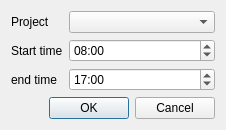
<?xml version="1.0" encoding="UTF-8"?>
<ui version="4.0">
 <class>DialogAddHours</class>
 <widget class="QDialog" name="DialogAddHours">
  <property name="geometry">
   <rect>
    <x>0</x>
    <y>0</y>
    <width>226</width>
    <height>117</height>
   </rect>
  </property>
  <property name="windowTitle">
   <string>Dialog</string>
  </property>
  <layout class="QGridLayout" name="gridLayout">
   <item row="0" column="0">
    <layout class="QFormLayout" name="formLayout">
     <item row="0" column="0">
      <widget class="QLabel" name="label">
       <property name="text">
        <string>Project</string>
       </property>
      </widget>
     </item>
     <item row="0" column="1">
      <widget class="QComboBox" name="comboBox_project">
       <property name="sizePolicy">
        <sizepolicy hsizetype="Expanding" vsizetype="Fixed">
         <horstretch>0</horstretch>
         <verstretch>0</verstretch>
        </sizepolicy>
       </property>
      </widget>
     </item>
     <item row="1" column="0">
      <widget class="QLabel" name="label_2">
       <property name="text">
        <string>Start time</string>
       </property>
      </widget>
     </item>
     <item row="1" column="1">
      <widget class="QTimeEdit" name="timeEdit_start">
       <property name="time">
        <time>
         <hour>8</hour>
         <minute>0</minute>
         <second>0</second>
        </time>
       </property>
       <property name="displayFormat">
        <string>HH:mm</string>
       </property>
      </widget>
     </item>
     <item row="2" column="0">
      <widget class="QLabel" name="label_3">
       <property name="text">
        <string>end time</string>
       </property>
      </widget>
     </item>
     <item row="2" column="1">
      <widget class="QTimeEdit" name="timeEdit_end">
       <property name="time">
        <time>
         <hour>17</hour>
         <minute>0</minute>
         <second>0</second>
        </time>
       </property>
       <property name="displayFormat">
        <string>HH:mm</string>
       </property>
      </widget>
     </item>
    </layout>
   </item>
   <item row="1" column="0">
    <widget class="QDialogButtonBox" name="buttonBox">
     <property name="orientation">
      <enum>Qt::Horizontal</enum>
     </property>
     <property name="standardButtons">
      <set>QDialogButtonBox::Cancel|QDialogButtonBox::Ok</set>
     </property>
    </widget>
   </item>
  </layout>
 </widget>
 <resources/>
 <connections>
  <connection>
   <sender>buttonBox</sender>
   <signal>accepted()</signal>
   <receiver>DialogAddHours</receiver>
   <slot>accept()</slot>
   <hints>
    <hint type="sourcelabel">
     <x>248</x>
     <y>254</y>
    </hint>
    <hint type="destinationlabel">
     <x>157</x>
     <y>274</y>
    </hint>
   </hints>
  </connection>
  <connection>
   <sender>buttonBox</sender>
   <signal>rejected()</signal>
   <receiver>DialogAddHours</receiver>
   <slot>reject()</slot>
   <hints>
    <hint type="sourcelabel">
     <x>316</x>
     <y>260</y>
    </hint>
    <hint type="destinationlabel">
     <x>286</x>
     <y>274</y>
    </hint>
   </hints>
  </connection>
 </connections>
</ui>
